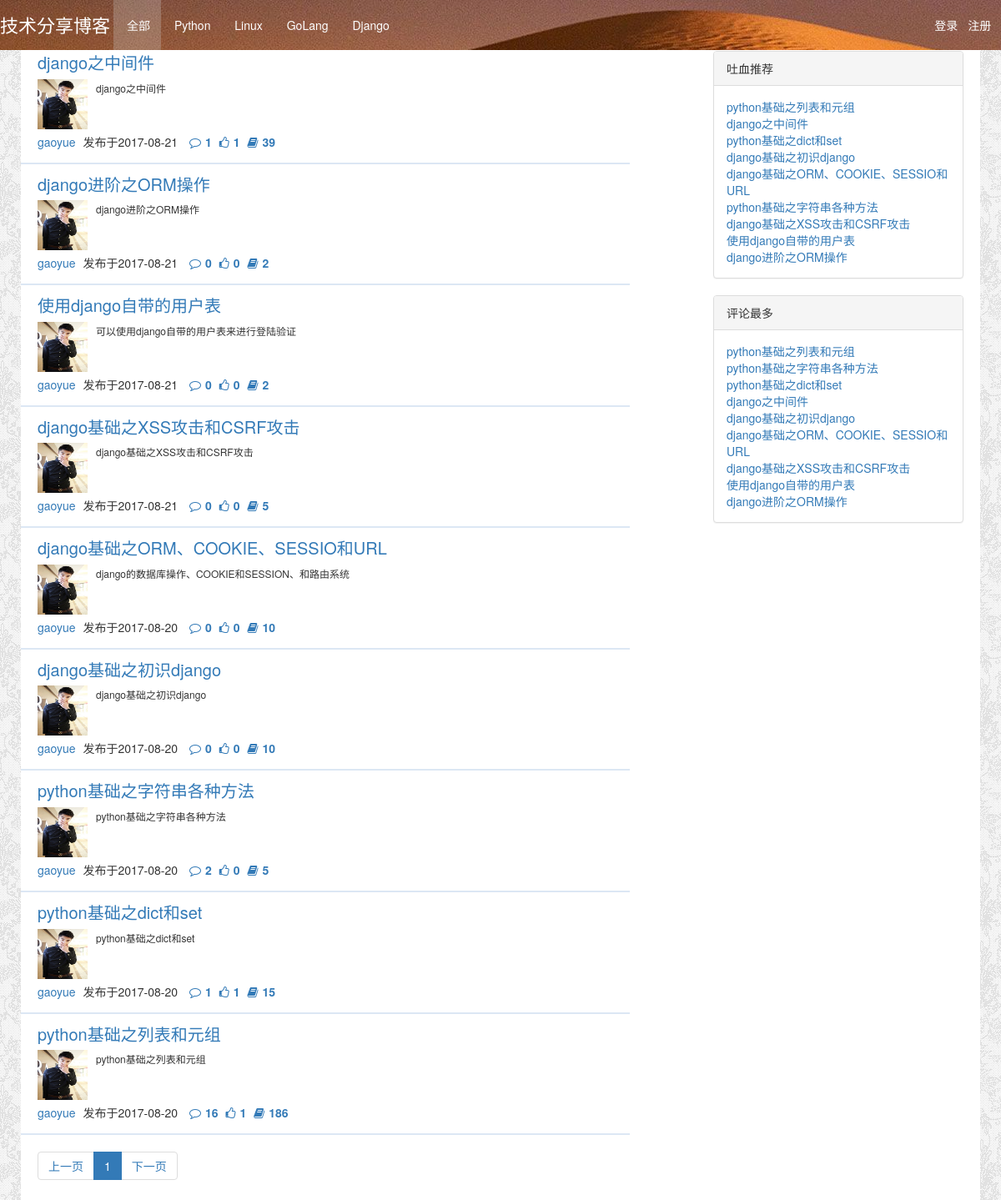
The app's page /, older data.
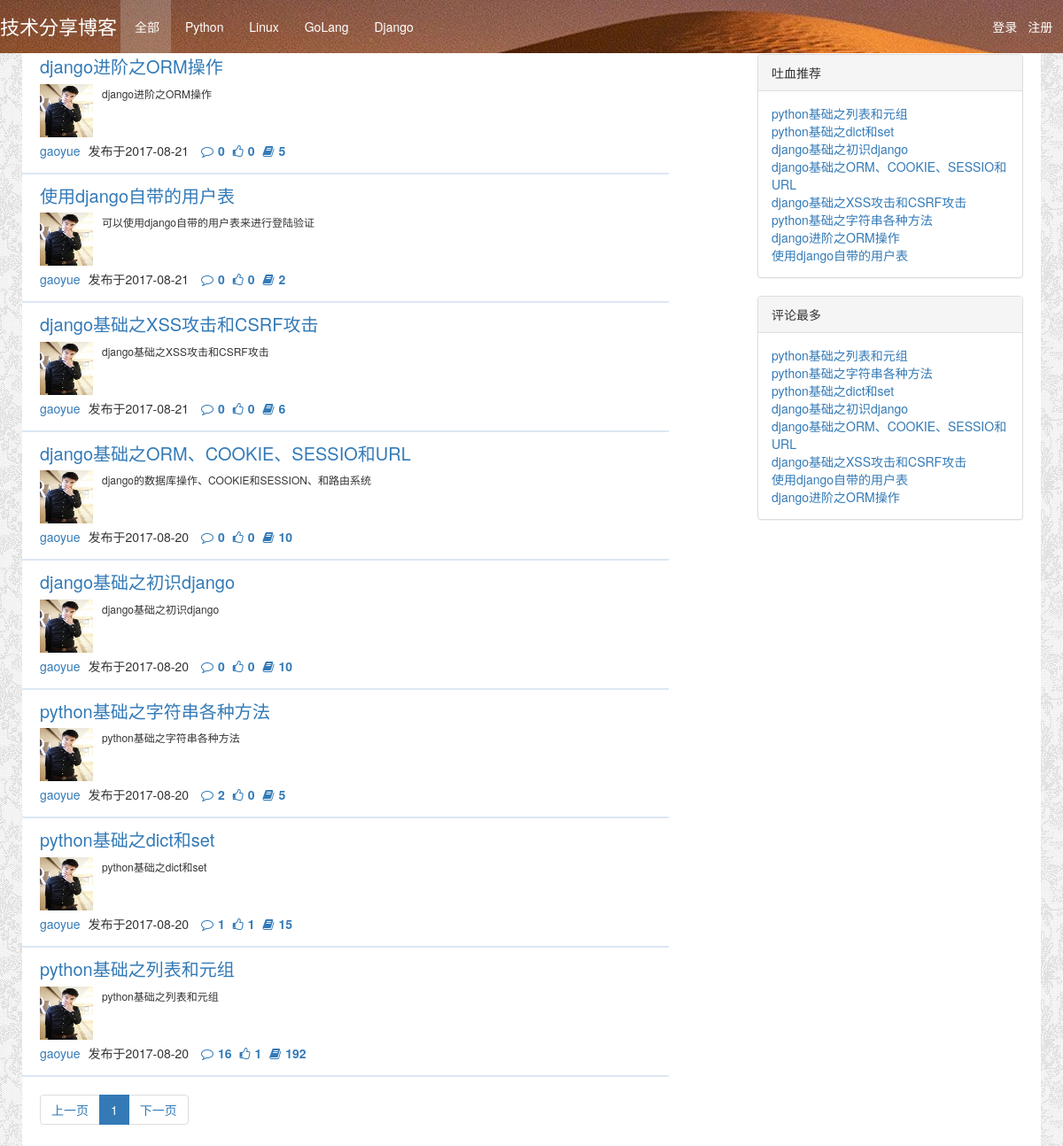
The same page, newer data.
### app01/models.py (models this page shows)
class Article(models.Model):
    nid = models.BigAutoField(primary_key=True)
    title = models.CharField(verbose_name='文章标题', max_length=128)
    summary = models.CharField(verbose_name='文章简介', max_length=255)
    read_count = models.IntegerField(default=0)
    comment_count = models.IntegerField(default=0)
    up_count = models.IntegerField(default=0)
    down_count = models.IntegerField(default=0)
    create_time = models.DateTimeField(verbose_name='创建时间', auto_now_add=True)
    blog = models.ForeignKey(verbose_name='所属博客', to='Blog', to_field='nid')
    category = models.ForeignKey(verbose_name='文章个人类型', to='Category', to_field='nid', null=True)
    type_choices = [
        (1, "Python"),
        (2, "Linux"),
        (3, "GoLang"),
        (4, "Django"),
    ]
    article_type_id = models.IntegerField(verbose_name='文章类型', choices=type_choices, default=None)
    tags = models.ManyToManyField(
        to="Tag",
        through='Article2Tag',
        through_fields=('article', 'tag'),
    )

class Blog(models.Model):
    nid = models.BigAutoField(primary_key=True)
    title = models.CharField(verbose_name='个人博客标题', max_length=64)
    site = models.CharField(verbose_name='个人博客前缀', max_length=32, unique=True)
    theme = models.CharField(verbose_name='博客主题', max_length=32, default="blog")
    user = models.OneToOneField(to='UserInfo', to_field='nid')

class UserInfo(models.Model):
    nid = models.BigAutoField(primary_key=True)
    username = models.CharField(verbose_name='用户名', max_length=32, unique=True)
    password = models.CharField(verbose_name='密码', max_length=64)
    nickname = models.CharField(verbose_name='昵称', max_length=32)
    email = models.EmailField(verbose_name='邮箱', unique=True)
    avatar = models.ImageField(verbose_name='头像', upload_to="static/image/", default="static/image/default.jpg")
    create_time = models.DateTimeField(verbose_name='创建时间', auto_now_add=True)
    fans = models.ManyToManyField(verbose_name='粉丝们',
                                  to='UserInfo',
                                  through='UserFans',
                                  related_name='f',
                                  through_fields=('user', 'follower'))

### app01/views.py (the view)
# urls.py: url(r'^$', views.index),
def index(request, *args, **kwargs):
    url = request.path_info
    condition = {}
    type_id = int(kwargs.get('type_id')) if kwargs.get('type_id') else None
    if type_id:
        condition['article_type_id'] = type_id
    article_obj = models.Article.objects.filter(**condition).order_by("-create_time")
    username = request.session.get("name")
    if not username:
        blog_url = "#"
    else:
        sit = models.Blog.objects.filter(user__username=username).first()
        if sit:
            blog_url = sit.site
        else:
            blog_url = "application/"
    type_list = models.Article.type_choices
    page = request.GET.get("page")
    if not page:
        page = 1
    count = article_obj.count()
    p = paging.Pageinfo(page, count, 10, url)
    article = article_obj[p.start():p.stop()]
    pager = p.pager()
    read_top10 = models.Article.objects.all().order_by("-read_count")[0:10]
    comment_top10 = models.Article.objects.all().order_by("-comment_count")[0:10]
    return render(request, "index.html",
                  {
                      "article": article,
                      "user": username,
                      "type_list": type_list,
                      "type_id": type_id,
                      "pager": pager,
                      "blog_url": blog_url,
                      "read": read_top10,
                      "comment": comment_top10,
                  }
                  )

### utils/paging.py (called while the page is built)
    def start(self):
        return (self.current_page - 1) * self.per_page

    def stop(self):
        return self.current_page * self.per_page

### templates/index.html (shortened to what this page needs)
<!DOCTYPE html>
<html lang="en">
<head>
    <link rel="stylesheet" href="/static/css/index.css">
    {% include "include/css.html" %}
</head>
<body>
<div class="head-box">
    <div class="head-content">
        <div class="title">技术分享博客</div>
        <div class="action-menu">
            {% if type_id %}
                <a href="/" class="tb">全部</a>
            {% else %}
                <a href="/" class="tb active">全部</a>
            {% endif %}
            {% for row in type_list %}
                {% if type_id == row.0 %}
                    <a href="/all/{{ row.0 }}" class="tb active">{{ row.1 }}</a>
                {% else %}
                    <a href="/all/{{ row.0 }}" class="tb">{{ row.1 }}</a>
                {% endif %}
            {% endfor %}
        </div>
        <div class="action-nav">
            {% if user %}
                <a href="/manage/index.html/">{{ user }}</a>
                <a href="/logout/">注销</a>
            {% else %}
                <a href="/login/">登录</a>
                <a href="/register/">注册</a>
            {% endif %}
        </div>
    </div>
</div>
<div class="body">
    <div class="count_box">
        <div class="count_list">
            {% for i in article %}
                <div class="count">
                    <div class="count_title">
                        <a href="/{{ i.blog.user.username }}/{{ i.nid }}">{{ i.title }}</a>
                    </div>
                    <div class="count_a">
                        <p>
                            <a href="#">
                                <img src="/{{ i.blog.user.avatar }}">
                            </a>
                            {{ i.summary }}</p>
                    </div>
                    <div class="count_b">
                        <a href="/{{ i.blog.site }}/">{{ i.blog.user.username }}</a>
                        <span>发布于{{ i.create_time|date:"Y-m-d" }}</span>
                        <a href="/{{ i.blog.user.username }}/{{ i.nid }}#comment"><span
                                class="fa fa-comment-o"></span><b>{{ i.comment_count }}</b></a>
                        <a href="/{{ i.blog.user.username }}/{{ i.nid }}#thunmbs"><span
                                class="fa fa-thumbs-o-up"></span><b>{{ i.up_count }}</b></a>
                        <a><span class="fa fa-book"></span><b>{{ i.read_count }}</b></a>
                    </div>
                </div>
            {% endfor %}
            <div class="page">
                <nav aria-label="Page navigation">
                    <ul class="pagination">
                        {{ pager|safe }}
                    </ul>
                </nav>
            </div>
        </div>
        <div class="right_box">
            <div class="right_a">
                <div class="panel panel-default">
                    <div class="panel-heading">吐血推荐</div>
                    <div class="panel-body">
                        {% for row in read %}
                            <a href="/{{ row.blog.user.username }}/{{ row.nid }}">{{ row.title }}</a>
                        {% endfor %}
                    </div>
                </div>
            </div>
            <div class="right_b">
                <div class="panel panel-default">
                    <div class="panel-heading">评论最多</div>
                    <div class="panel-body">
                        {% for row in comment %}
                            <a href="/{{ row.blog.user.username }}/{{ row.nid }}">{{ row.title }}</a>
                        {% endfor %}
                    </div>
                </div>
            </div>
        </div>
    </div>
</div>
</body>
</html>

### templates/include/css.html
<link rel="stylesheet" href="/static/bootstrap-3.3.7-dist/css/bootstrap.min.css"/>
<link rel="stylesheet" href="/static/font-awesome-4.7.0/css/font-awesome.min.css"/>

### static/css/index.css (style rules this page uses)
* { margin: 0; }
.head-box { height: 60px; width: 100%; background-image: url(/static/img/6.jpg); background-position:0px -880px; position: fixed; top: 0; bottom: 0; z-index: 1000; }
.head-content { width: 1300px; height: 60px; margin: 0 auto; line-height: 60px; position: relative; }
.title { float: left; font-size: 22px; line-height: 60px; color: white; width: 140px; }
.action-menu { float: left; }
.action-menu a.tb { color: white; padding: 0 13px 0 16px; display: inline-block; margin-left: -4px; }
.action-menu a.active, .action-menu a.active:hover { background-color: rgba(206, 206, 206, 0.27); }
.action-nav { position: absolute; top: 0; right: 0; }
.action-nav a { color: white; margin: 0 2px; padding: 0 2px; }
.body { padding-top: 48px; height: 100%; background-image: url(/static/img/backend.png); }
.count_box { width: 1150px; margin: 0 auto; height: auto !important; overflow: hidden; min-height: 713px; background-color: #fff; }
.count_list { width: 730px; margin-top: 3px; float: left; }
.count { padding: 10px 10px 10px 20px; border-bottom: 2px solid #dce7f4; }
.count_title a { font-size: 20px; }
.count_a p a img { float: left; width: 60px; height: 60px; margin-right: 10px; }
.count_a p { line-height: 1.8em; margin-bottom: 5px; overflow: hidden; padding-right: 5px; font-size: 12px; padding-top: 5px; }
.count_b { margin-bottom: 5px; }
.count_b span { margin: 0 5px; }
.right_box { width: 300px; margin-top: 3px; float: right; margin-right: 20px; }
.right_a, .right_b { margin-top: 10px; }
.right_a a, .right_b a { display: block; }
.page { margin-left: 20px; }

Row changes from the older to the newer data that the page shows:
removed Article: title "django之中间件", blog.user.avatar (picture), summary "django之中间件", blog.user.username "gaoyue", create_time "2017-08-21", comment_count "1", up_count "1", read_count "39"
changed Article "django进阶之ORM操作": read_count "2" → "5"; moves up the list
changed Article "django基础之XSS攻击和CSRF攻击": read_count "5" → "6"; moves up the list
changed Article "python基础之列表和元组": read_count "186" → "192"
